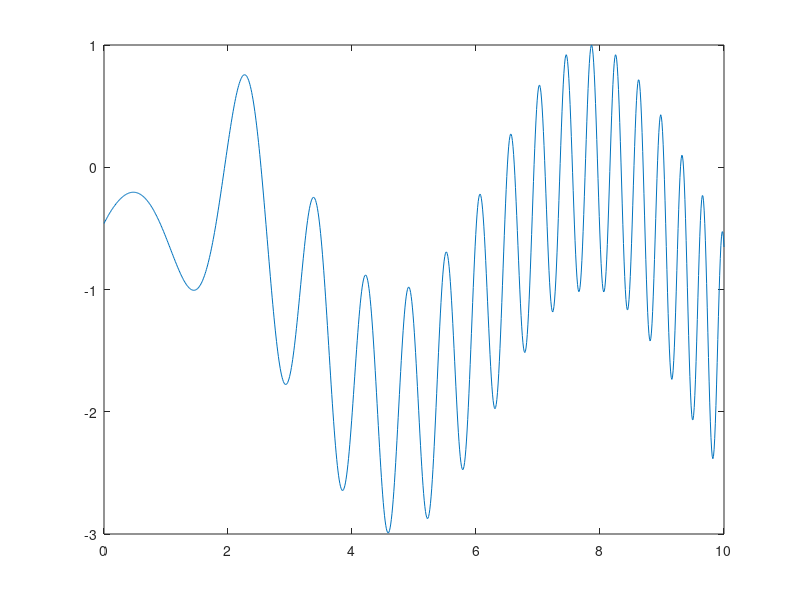

Write MATLAB code to recreate this figure. (Note: this script raises an error after producing the figure.)
f = @(x) sin(x) + cos(1 + x .^ 2) - 1;

t = linspace(0,10,1000);

plot(t,f(t));

df = @(x) cos(x) - sin(1 + x^2 )* 2 .* x;

tol = 1e-10;

[x_b, h_b] = biseccion(f, 7.8, 9, 10000, tol);

[x_n, h_n] = newton(f, df, x_b, 10000, tol);


disp(x_n);
